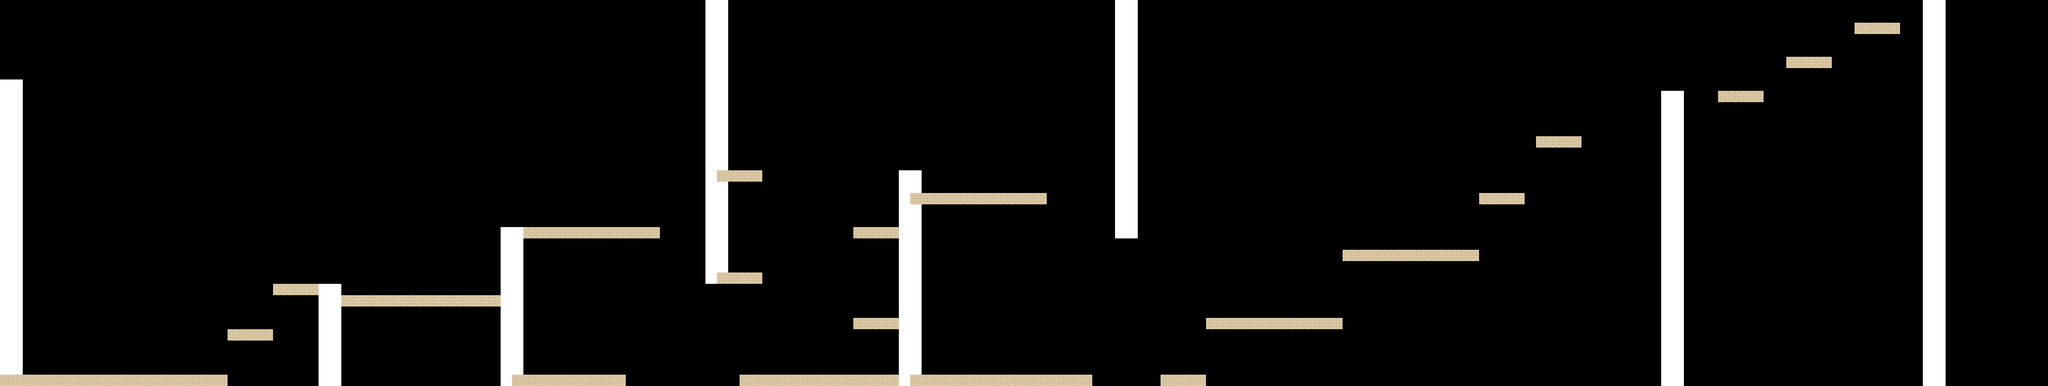

Rendered tile map (Tiled .tmx) drawn with the repository's tilesets; below, a short description and the map source with its tile grids summarised:
An orthogonal 180x34 tile map with 32x32 px tiles, 1 tile layer (collisionLayer).

<map version="1.5" tiledversion="1.7.0" orientation="orthogonal" renderorder="right-down" width="180" height="34" tilewidth="32" tileheight="32" infinite="0" nextlayerid="3" nextobjectid="1">
 <editorsettings>
  <export target="lvl1.json" format="json" />
 </editorsettings>
 <tileset firstgid="1" name="TilsetTest" tilewidth="32" tileheight="32" tilecount="100" columns="10">
  <image source="TilsetTest.png" width="320" height="320" />
 </tileset>
 <layer id="2" name="collisionLayer" width="180" height="34">
  <data>[6120 cells, 513 non-empty, 10 distinct tile ids]</data>
 </layer>
</map>